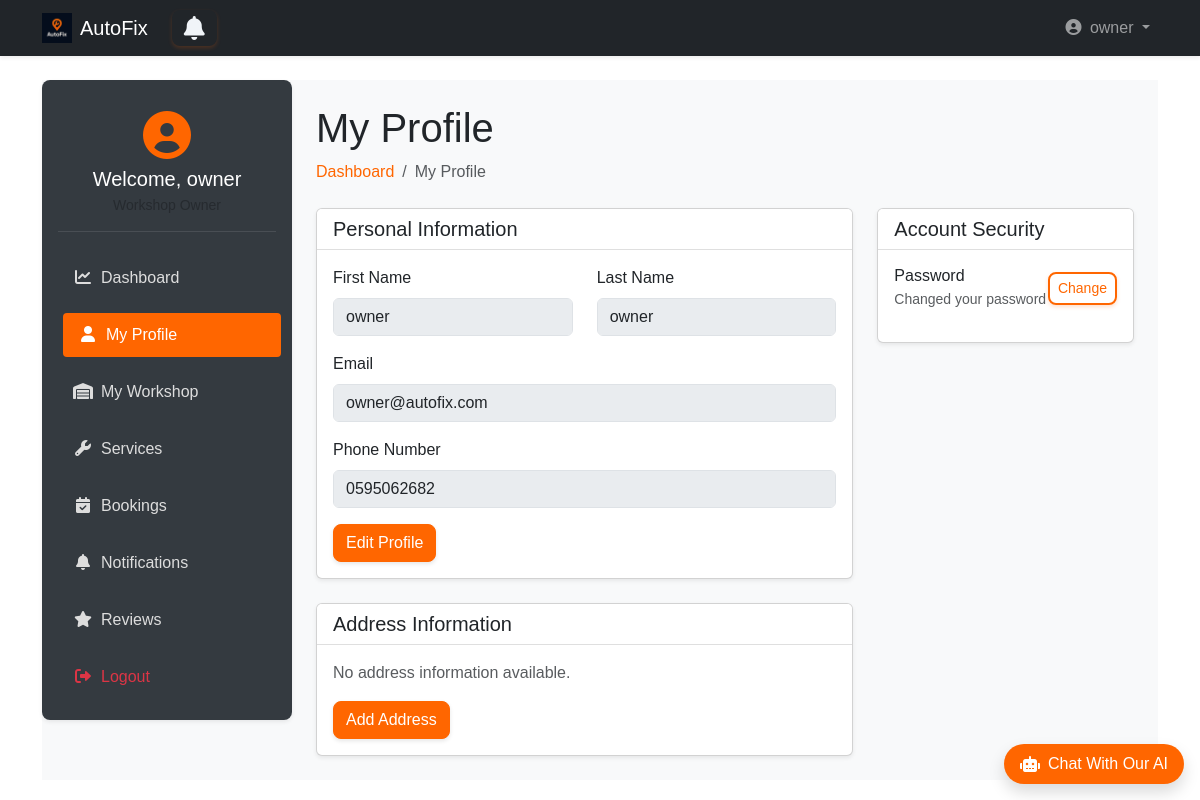
The app's page /owner_dashboard/owner/profile/ (signed in) with its own data.
### accounts/models.py (models this page shows, shortened)
class User(AbstractUser):
    username = None
    email = models.EmailField(unique=True)
    phone = models.CharField(max_length=15, unique=True, blank=True)
    is_workshop_owner = models.BooleanField(default=False)
    address = models.ForeignKey(Address, on_delete=models.SET_NULL, null=True, blank=True)
    objects = UserManager()
    USERNAME_FIELD = 'email'
    REQUIRED_FIELDS = ['first_name', 'last_name']  # names required for registration
    def get_short_name(self):
        return self.first_name

### owner_dashboard/views.py (the view)
# urls.py: path('profile/', views.profile, name='profile'),
def profile(request):
    if not request.user.is_workshop_owner:
       return redirect('landing:main')
    return render(request, 'owner_dashboard/my_profile.html')

### templates/owner_dashboard/my_profile.html (shortened to what this page needs)
{% extends 'base2.html' %}
{% load static bootstrap5 %}
{% block extra_css %}
<link rel="stylesheet" href="{% static 'css/owner_dashboard.css' %}">
{% endblock %}
{% block content %}
<div class="wrapper d-flex">
    <aside class="sidebar p-3 shadow-sm">
        <div class="user-profile mb-4 text-center">
            <div class="avatar mb-2">
                <i class="fas fa-user-circle fa-3x"></i>
            </div>
            <h5 class="welcome mb-1">Welcome, {{ user.get_short_name }}</h5>
            <small class="text-muted">Workshop Owner</small>
        </div>
        <nav class="menu d-flex flex-column gap-2">
            <a href="{% url 'owner_dashboard:dashboard' %}">
                <i class="fas fa-chart-line me-2"></i>Dashboard
            </a>
            <a href="{% url 'owner_dashboard:profile' %}" class="active-link">
                <i class="fas fa-user me-2"></i>My Profile
            </a>
            <a href="{% url 'owner_dashboard:workshop' %}" >
                <i class="fas fa-warehouse me-2"></i>My Workshop
            </a>
            <a href="{% url 'owner_dashboard:services' %}">
                <i class="fas fa-wrench me-2"></i>Services
            </a>
            <a href="{% url 'owner_dashboard:bookings' %}">
                <i class="fas fa-calendar-check me-2"></i>Bookings
            </a>
            <a href="{% url 'owner_dashboard:notifications' %}">
                <i class="fas fa-bell me-2"></i>Notifications
            </a>
            <a href="{% url 'owner_dashboard:reviews' %}">
                <i class="fas fa-star me-2"></i>Reviews
            </a>
            <a href="{% url 'accounts:logout' %}" class="text-danger">
                <i class="fas fa-sign-out-alt me-2"></i>Logout
            </a>
        </nav>
    </aside>
    <main class="main-content flex-grow-1 p-4">
        <div class="dashboard-header mb-4">
            <h1>My Profile</h1>
            <nav aria-label="breadcrumb">
                <ol class="breadcrumb">
                    <li class="breadcrumb-item">
                        <a href="{% url 'owner_dashboard:dashboard' %}" class="active-link text-decoration-none"
                            style="border-color: #ff6600; color: #ff6600">
                          Dashboard
                        </a>
                    </li>
                    <li class="breadcrumb-item active" aria-current="page">My Profile</li>
                </ol>
            </nav>
        </div>
        <div class="row">
            <div class="col-lg-8">
                <div class="card shadow-sm mb-4">
                    <div class="card-header bg-white">
                        <h5 class="mb-0">Personal Information</h5>
                    </div>
                    <div class="card-body">
                        <form method="post" enctype="multipart/form-data">
                            <div class="row mb-3">
                                <div class="col-md-6">
                                    <label class="form-label">First Name</label>
                                    <input type="text" class="form-control" value="{{ user.first_name }}" disabled>
                                </div>
                                <div class="col-md-6">
                                    <label class="form-label">Last Name</label>
                                    <input type="text" class="form-control" value="{{ user.last_name }}" disabled>
                                </div>
                            </div>
                            <div class="mb-3">
                                <label class="form-label">Email</label>
                                <input type="email" class="form-control" value="{{ user.email }}" disabled>
                            </div>
                            <div class="mb-3">
                                <label class="form-label">Phone Number</label>
                                <input type="tel" class="form-control" value="{{ user.phone|default:'Not provided' }}" disabled>
                            </div>
                            <button type="button" class="btn btn-warning" data-bs-toggle="modal" data-bs-target="#editProfileModal">
                                Edit Profile
                            </button>
                        </form>
                    </div>
                </div>
                <div class="card shadow-sm">
                    <div class="card-header bg-white">
                        <h5 class="mb-0">Address Information</h5>
                    </div>
                    <div class="card-body">
                        {% if user.address %}
                            <div class="mb-3">
                                <label class="form-label">Street</label>
                                <input type="text" class="form-control" value="{{ user.address.street }}" disabled>
                            </div>
                            <div class="row mb-3">
                                <div class="col-md-6">
                                    <label class="form-label">City</label>
                                    <input type="text" class="form-control" value="{{ user.address.city }}" disabled>
                                </div>
                                <div class="col-md-6">
                                    <label class="form-label">Region</label>
                                    <input type="text" class="form-control" value="{{ user.address.region }}" disabled>
                                </div>
                            </div>
                            <div class="row mb-3">
                                <div class="col-md-6">
                                    <label class="form-label">Country</label>
                                    <input type="text" class="form-control" value="{{ user.address.country }}" disabled>
                                </div>
                                <div class="col-md-6">
                                    <label class="form-label">Postal Code</label>
                                    <input type="text" class="form-control" value="{{ user.address.postal_code }}" disabled>
                                </div>
                            </div>
                        {% else %}
                            <p class="text-muted">No address information available.</p>
                        {% endif %}
                        <button type="button" class="btn btn-warning" data-bs-toggle="modal" data-bs-target="#editAddressModal">
                            {% if user.address %}Edit Address{% else %}Add Address{% endif %}
                        </button>
                    </div>
                </div>
            </div>
            <div class="col-lg-4">
                <div class="card shadow-sm">
                    <div class="card-header bg-white">
                        <h5 class="mb-0">Account Security</h5>
                    </div>
                    <div class="card-body">
                        <div class="d-flex justify-content-between align-items-center mb-3">
                            <div>
                                <h6 class="mb-1">Password</h6>
                                <small class="text-muted">Changed your password</small>
                            </div>
                            <button class="btn btn-sm btn-outline-primary" data-bs-toggle="modal" data-bs-target="#changePasswordModal">
                                Change
                            </button>
                        </div>
                    </div>
                </div>
            </div>
        </div>
    </main>
</div>
{% endblock %}

### templates/base2.html (shortened to what this page needs)
{% load static bootstrap5 %}
{% bootstrap_css %}
<!DOCTYPE html>
<html lang="en" dir="{% if LANGUAGE_CODE == 'ar' %}rtl{% else %}ltr{% endif %}">
<head>
    <link rel="stylesheet" href="https://cdnjs.cloudflare.com/ajax/libs/font-awesome/6.4.0/css/all.min.css">
    <link rel="stylesheet" href="{% static 'css/style.css' %}">
    <link rel="stylesheet" href="{% static 'css/ai_style.css' %}">
    {% block extra_css %}
    {% endblock %}
</head>
<body class="d-flex flex-column min-vh-100">
<nav class="navbar navbar-expand-lg navbar-dark bg-dark shadow-sm">
    <div class="container">
        <a class="navbar-brand d-flex align-items-center gap-2" href="{% if user.is_authenticated %}{% url 'landing:dashboard' %}{% else %}{% url 'landing:main' %}{% endif %}">
            <img src="{% static 'img/dark_logo.png' %}" alt="AutoFix" width="30" height="30">
            AutoFix
        </a>
        <a {% if request.user.is_workshop_owner %} href="{% url 'owner_dashboard:notifications' %}"
            {% elif request.user.is_superuser %} href="{% url 'admin_dashboard:notifications' %}"
            {% else %} href="{% url 'user_dashboard:notifications' %}" {% endif %}
            id="notifications-btn" class="btn btn-outline-primary position-relative mx-2">
             <i class="fa fa-bell"></i>
       </a>
        <div class="collapse navbar-collapse" id="navbarMain">
            <ul class="navbar-nav ms-auto">
                {% if user.is_authenticated %}
                    <li class="nav-item dropdown">
                        <a class="nav-link dropdown-toggle" href="#" role="button" data-bs-toggle="dropdown">
                            <i class="fas fa-user-circle me-1"></i> {{ user.get_short_name }}
                        </a>
                    </li>
                {% endif %}
            </ul>
        </div>
    </div>
</nav>
<main class="flex-grow-1 py-4">
    <div class="container">
        {% block content %}
        {% endblock %}
    </div>
</main>
<div id="chat-container" class="position-fixed bottom-0 end-0 mb-3 me-3" style="z-index: 1000;">
    <div id="chat-bubble" class="bg-orange text-white rounded-pill shadow cursor-pointer d-flex align-items-center">
        <div class="d-flex align-items-center px-3 py-2">
            <i class="fas fa-robot me-2"></i>
            <p class="mb-0 fw-medium">Chat With Our AI</p>
        </div>
    </div>
</div>
<link rel="stylesheet" href="https://cdnjs.cloudflare.com/ajax/libs/font-awesome/6.0.0/css/all.min.css">
</body>
</html>

### static/css/style.css (style rules this page uses)
* { margin: 0; padding: 0; box-sizing: border-box; }
body, html { width: 100%; height: 100%; font-family: sans-serif; }
.wrapper { display: flex; height: 100%; }
.sidebar { width: 250px; background: #0d1b2a; color: #e0e1dd; display: flex; flex-direction: column; transition: width 0.3s; }
.menu { list-style: none; flex-grow: 1; }
#notifications-btn { background: none; border: none; font-size: 24px; cursor: pointer; position: relative; }
#notifications-btn .fa-bell { color: #f0f4f8; transition: color 0.3s; }

### static/css/ai_style.css (style rules this page uses)
.bg-orange { background-color: #ff6600 !important; }

### static/css/owner_dashboard.css (style rules this page uses)
.wrapper { display: flex; min-height: 80vh; background-color: #f8f9fa; }
.sidebar { width: 250px; background-color: #343a40; color: #fff; border-radius: 8px; position: sticky; top: 20px; height: fit-content; }
.sidebar .menu a { color: #ddd; padding: 10px 15px; display: block; border-radius: 4px; transition: all 0.3s; text-decoration: none; margin-bottom: 5px; }
.sidebar .menu a:hover, .sidebar .menu .active-link { background-color: #ff6600; color: #fff; transform: translateX(5px); }
.sidebar .menu a i { width: 20px; text-align: center; }
.main-content { flex-grow: 1; padding-left: 20px; }
.user-profile { padding: 15px 0; border-bottom: 1px solid rgba(255,255,255,0.1); }
.user-profile .avatar { color: #ff6600; }
.btn { border-radius: 8px; font-weight: 500; }
.btn.btn-outline-primary { border: 2px solid #ff6600; color: #ff6600; background-color: transparent; transition: all 0.3s ease-in-out; font-weight: 500; box-shadow: 0 2px 4px rgba(255, 102, 0, 0.2); }
.btn.btn-warning { background-color: #ff6600 !important; color: white; border-color: #ff6600 !important; transition: all 0.3s ease-in-out; box-shadow: 0 2px 4px rgba(0, 0, 0, 0.1); }
.bg-white { background-color: white !important; }
.card-header { background-color: white; border-bottom: 1px solid rgba(0,0,0,0.125); }

### records on screen
User: get_short_name "owner", first_name "owner", last_name "owner", email "owner@autofix.com", phone "0595062682"
